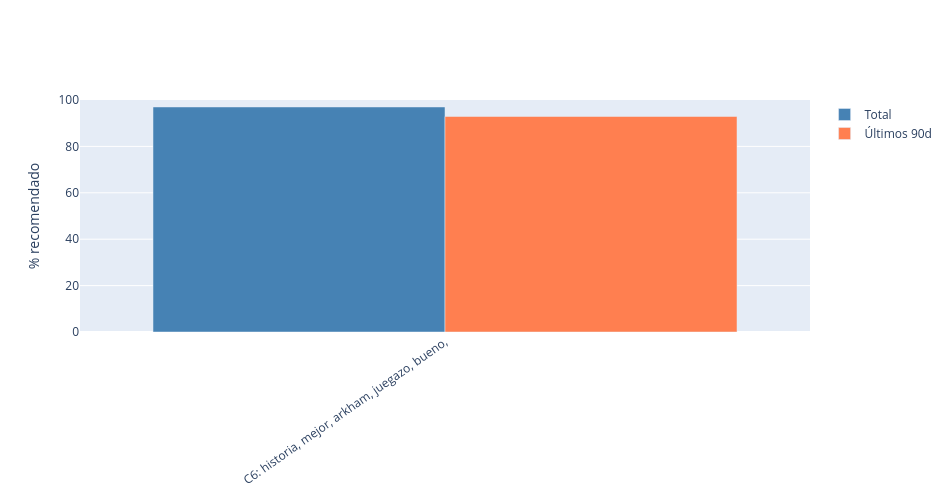

This figure's notebook cell:
### Code cell
# Sentimiento total de los ultimos 90 dias
df_bar = df_resumen.dropna(subset=['pct_pos_90d']).copy()
df_bar['etiqueta'] = df_bar.apply(lambda r: f"C{r['cluster']}: {r['tema'][:40]}", axis=1)

fig = go.Figure()
fig.add_bar(name='Total', x=df_bar['etiqueta'], y=df_bar['pct_positivo'], marker_color='steelblue')
fig.add_bar(name='Últimos 90d', x=df_bar['etiqueta'], y=df_bar['pct_pos_90d'], marker_color='coral')
fig.update_layout(
    barmode='group',
    xaxis_tickangle=-35,
    yaxis_title='% recomendado',
    yaxis_range=[0, 100],
    width=950, height=500,
)
fig.show()

### Figure 1 — Plotly figure (JSON) as saved in the notebook; plotly's stock layout.template omitted (floating-point values rounded to 4 significant figures)
{"data": [{"marker": {"color": "steelblue"}, "name": "Total", "type": "bar", "x": ["C6: historia, mejor, arkham, juegazo, bueno,"], "y": [97.0]}, {"marker": {"color": "coral"}, "name": "Últimos 90d", "type": "bar", "x": ["C6: historia, mejor, arkham, juegazo, bueno,"], "y": [92.9]}], "layout": {"barmode": "group", "height": 500, "width": 950, "xaxis": {"tickangle": -35}, "yaxis": {"range": [0, 100], "title": {"text": "% recomendado"}}}}
